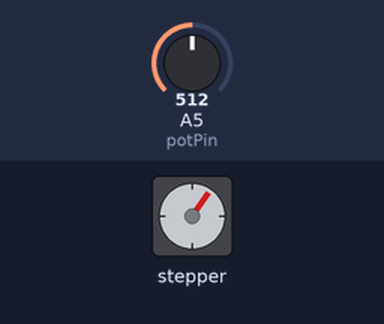
Bench run of a sketch on a simulated Arduino Uno, built with avr-gcc and run on an emulated ATmega328P. Parts: stepper motor. Inputs (shaded band) come from the test bench; at power-on: A5 (potPin) = 512. Stepper angles assume 4096 steps per turn.

Above: at 1.2 s.
1.3 s: A5 (potPin) set to 716
At 1.65 s:
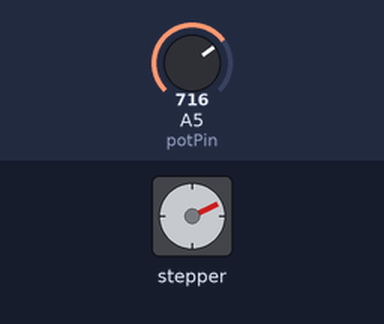
4.3 s: A5 (potPin) set to 306
7.3 s: A5 (potPin) set to 0
At 7.3 s:
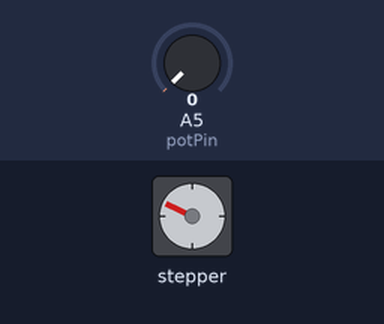
8.8 s: A5 (potPin) set to 122
At 9.96 s:
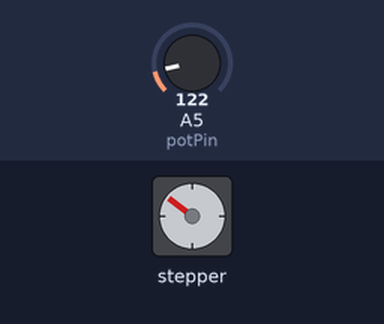
Timing chart, 0 to 15.8 s (numbered marks = the images above; inputs shaded):
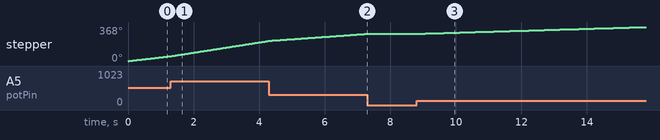

Measured:
- after the input at 7.3 s, stepper: stops changing and stays 295°
- after the input at 8.8 s, stepper: keeps turning clockwise at about 11°/s, starting after 0.07 s

The sketch:

Arduino_Motor.ino
```cpp
// (licence header left out)
#include <AccelStepper.h>

#define HALFSTEP  8
// Motor pin definitions

#define motorPin1 2     // IN1 on the ULN2003 driver 1
#define motorPin2 3     // IN2 on the ULN2003 driver 1
#define motorPin3 4     // IN3 on the ULN2003 driver 1
#define motorPin4 5     // IN4 on the ULN2003 driver 1

// Initialize with pin sequence IN1-IN3-IN2-IN4 for using the AccelStepper with 28BYJ-48
AccelStepper stepper(HALFSTEP, motorPin1, motorPin3, motorPin2, motorPin4);

//Potentiometer pin for controlling motor speed
const int potPin = A5;

void setup()
{
   stepper.setMaxSpeed(1000);
   stepper.setSpeed(50);
}
void loop()
{

  // read potentiometer value: between 0 and 1023
  stepper.setSpeed(analogRead(potPin));
  stepper.runSpeed();
}
```
